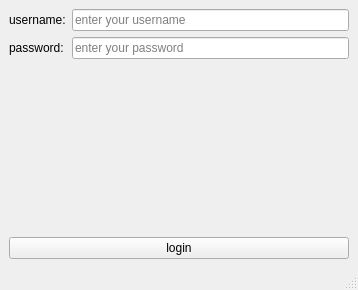
<?xml version="1.0" encoding="UTF-8"?>
<ui version="4.0">
 <class>MainWindow</class>
 <widget class="QMainWindow" name="MainWindow">
  <property name="geometry">
   <rect>
    <x>0</x>
    <y>0</y>
    <width>358</width>
    <height>290</height>
   </rect>
  </property>
  <property name="windowTitle">
   <string>MainWindow</string>
  </property>
  <widget class="QWidget" name="centralwidget">
   <layout class="QVBoxLayout" name="verticalLayout_3">
    <item>
     <layout class="QVBoxLayout" name="verticalLayout_2">
      <item>
       <layout class="QFormLayout" name="formLayout_2">
        <item row="0" column="0">
         <widget class="QLabel" name="label">
          <property name="text">
           <string>username:</string>
          </property>
         </widget>
        </item>
        <item row="1" column="0">
         <widget class="QLabel" name="label_2">
          <property name="text">
           <string>password:</string>
          </property>
         </widget>
        </item>
        <item row="0" column="1">
         <widget class="QLineEdit" name="lineEdit_user">
          <property name="text">
           <string/>
          </property>
          <property name="placeholderText">
           <string>enter your username</string>
          </property>
         </widget>
        </item>
        <item row="1" column="1">
         <widget class="QLineEdit" name="lineEdit_password">
          <property name="echoMode">
           <enum>QLineEdit::EchoMode::Password</enum>
          </property>
          <property name="placeholderText">
           <string>enter your password</string>
          </property>
         </widget>
        </item>
       </layout>
      </item>
     </layout>
    </item>
    <item>
     <widget class="QPushButton" name="login_btn">
      <property name="text">
       <string>login</string>
      </property>
     </widget>
    </item>
   </layout>
  </widget>
  <widget class="QMenuBar" name="menubar">
   <property name="geometry">
    <rect>
     <x>0</x>
     <y>0</y>
     <width>358</width>
     <height>21</height>
    </rect>
   </property>
  </widget>
  <widget class="QStatusBar" name="statusbar"/>
 </widget>
 <resources/>
 <connections/>
</ui>
